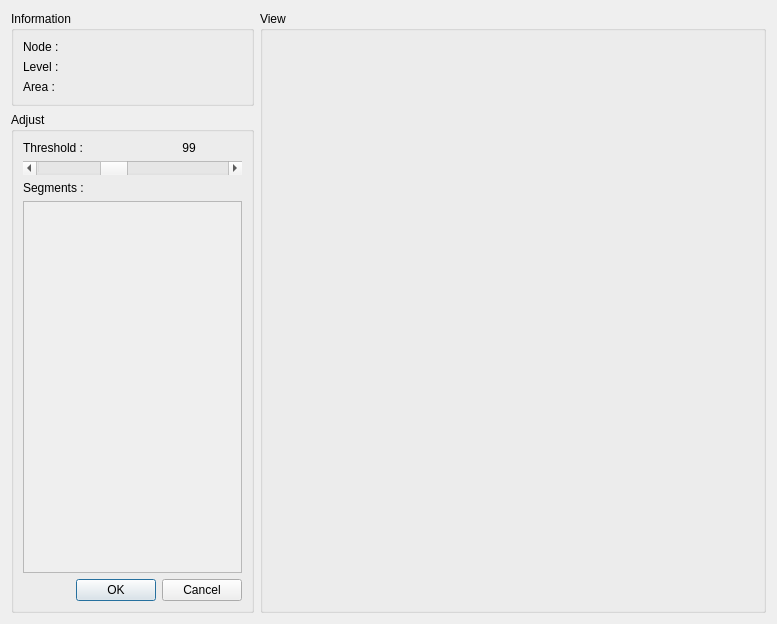
<?xml version="1.0" encoding="UTF-8"?>
<ui version="4.0">
 <class>AdjustRegionDialog</class>
 <widget class="QDialog" name="AdjustRegionDialog">
  <property name="geometry">
   <rect>
    <x>0</x>
    <y>0</y>
    <width>777</width>
    <height>620</height>
   </rect>
  </property>
  <property name="windowTitle">
   <string>Dialog</string>
  </property>
  <layout class="QHBoxLayout" name="horizontalLayout">
   <item>
    <layout class="QVBoxLayout" name="verticalLayout_3">
     <item>
      <widget class="QGroupBox" name="groupBox_2">
       <property name="title">
        <string>Information</string>
       </property>
       <layout class="QVBoxLayout" name="verticalLayout_4">
        <item>
         <widget class="QLabel" name="label_7">
          <property name="text">
           <string>Node :</string>
          </property>
         </widget>
        </item>
        <item>
         <widget class="QLabel" name="label_8">
          <property name="text">
           <string>Level :</string>
          </property>
         </widget>
        </item>
        <item>
         <widget class="QLabel" name="label_9">
          <property name="text">
           <string>Area :</string>
          </property>
         </widget>
        </item>
       </layout>
      </widget>
     </item>
     <item>
      <widget class="QGroupBox" name="cellGroupBox_2">
       <property name="title">
        <string>Adjust</string>
       </property>
       <layout class="QGridLayout" name="gridLayout_2">
        <item row="0" column="0">
         <widget class="QLabel" name="label_10">
          <property name="text">
           <string>Threshold :</string>
          </property>
         </widget>
        </item>
        <item row="0" column="1">
         <widget class="QLabel" name="threshold_label">
          <property name="sizePolicy">
           <sizepolicy hsizetype="Ignored" vsizetype="Preferred">
            <horstretch>0</horstretch>
            <verstretch>0</verstretch>
           </sizepolicy>
          </property>
          <property name="text">
           <string>99</string>
          </property>
          <property name="alignment">
           <set>Qt::AlignCenter</set>
          </property>
          <property name="indent">
           <number>-1</number>
          </property>
         </widget>
        </item>
        <item row="2" column="0">
         <widget class="QLabel" name="label_12">
          <property name="text">
           <string>Segments :</string>
          </property>
         </widget>
        </item>
        <item row="3" column="0" colspan="2">
         <widget class="QScrollArea" name="scrollArea_2">
          <property name="widgetResizable">
           <bool>true</bool>
          </property>
          <widget class="QWidget" name="scrollAreaWidgetContents_2">
           <property name="geometry">
            <rect>
             <x>0</x>
             <y>0</y>
             <width>217</width>
             <height>356</height>
            </rect>
           </property>
          </widget>
         </widget>
        </item>
        <item row="4" column="0" colspan="2">
         <widget class="QDialogButtonBox" name="buttonBox">
          <property name="orientation">
           <enum>Qt::Horizontal</enum>
          </property>
          <property name="standardButtons">
           <set>QDialogButtonBox::Cancel|QDialogButtonBox::Ok</set>
          </property>
         </widget>
        </item>
        <item row="1" column="0" colspan="2">
         <widget class="QScrollBar" name="threshold_scrollBar">
          <property name="sizePolicy">
           <sizepolicy hsizetype="Preferred" vsizetype="Fixed">
            <horstretch>0</horstretch>
            <verstretch>0</verstretch>
           </sizepolicy>
          </property>
          <property name="styleSheet">
           <string notr="true"/>
          </property>
          <property name="maximum">
           <number>255</number>
          </property>
          <property name="pageStep">
           <number>5</number>
          </property>
          <property name="value">
           <number>99</number>
          </property>
          <property name="sliderPosition">
           <number>99</number>
          </property>
          <property name="orientation">
           <enum>Qt::Horizontal</enum>
          </property>
         </widget>
        </item>
       </layout>
      </widget>
     </item>
    </layout>
   </item>
   <item>
    <widget class="QGroupBox" name="glGroupBox">
     <property name="sizePolicy">
      <sizepolicy hsizetype="Preferred" vsizetype="Preferred">
       <horstretch>0</horstretch>
       <verstretch>0</verstretch>
      </sizepolicy>
     </property>
     <property name="minimumSize">
      <size>
       <width>506</width>
       <height>602</height>
      </size>
     </property>
     <property name="maximumSize">
      <size>
       <width>506</width>
       <height>602</height>
      </size>
     </property>
     <property name="title">
      <string>View</string>
     </property>
    </widget>
   </item>
  </layout>
 </widget>
 <resources/>
 <connections>
  <connection>
   <sender>buttonBox</sender>
   <signal>accepted()</signal>
   <receiver>AdjustRegionDialog</receiver>
   <slot>accept()</slot>
   <hints>
    <hint type="sourcelabel">
     <x>245</x>
     <y>598</y>
    </hint>
    <hint type="destinationlabel">
     <x>157</x>
     <y>274</y>
    </hint>
   </hints>
  </connection>
  <connection>
   <sender>buttonBox</sender>
   <signal>rejected()</signal>
   <receiver>AdjustRegionDialog</receiver>
   <slot>reject()</slot>
   <hints>
    <hint type="sourcelabel">
     <x>245</x>
     <y>598</y>
    </hint>
    <hint type="destinationlabel">
     <x>286</x>
     <y>274</y>
    </hint>
   </hints>
  </connection>
  <connection>
   <sender>threshold_scrollBar</sender>
   <signal>valueChanged(int)</signal>
   <receiver>threshold_label</receiver>
   <slot>setNum(int)</slot>
   <hints>
    <hint type="sourcelabel">
     <x>177</x>
     <y>170</y>
    </hint>
    <hint type="destinationlabel">
     <x>190</x>
     <y>148</y>
    </hint>
   </hints>
  </connection>
 </connections>
</ui>
